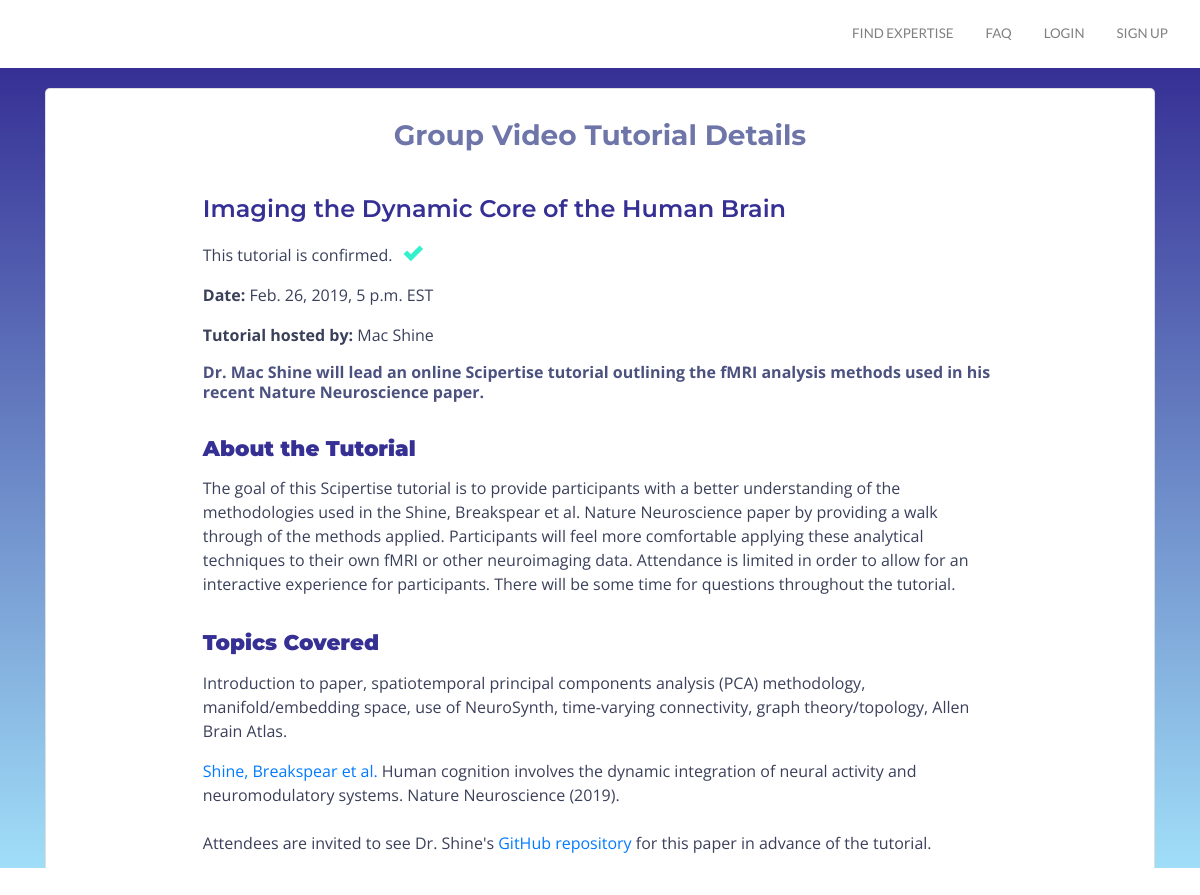
The page /booking/68/ on the database its author committed.
### booking/models.py (models this page shows, shortened)
class Booking(models.Model):
    user = models.ForeignKey(CustomUser, null=True, default='', on_delete=models.CASCADE)
    expert = models.ForeignKey(CustomUser, null=True, default='',on_delete=models.CASCADE, related_name='bookings')
    title = models.CharField(max_length=200, default='e.g. Advice on statistics', null=True)
    start_time = models.DateTimeField('Start time', null=True)
    end_time = models.DateTimeField('End time', null=True)
    notes = models.TextField('Notes', blank=True, null=True)
    is_confirmed = models.BooleanField(blank=True, default=False)
    is_tutorial = models.BooleanField(blank=True, default=False)
    description = models.TextField('Description', blank=True, null=True)
    class Meta:
        verbose_name = 'Booking'
        verbose_name_plural = 'Bookings'

### users/models.py (models this page shows)
class CustomUser(AbstractUser):
    objects = CustomUserManager()
    position = models.CharField(max_length =10000, null=True, default='', blank=True)
    bio = models.CharField(max_length =10000, null=True, default='', blank=True)
    skills = TaggableManager(help_text="A comma-separated list of tags.")
    image = models.ImageField(upload_to="profile_image", blank=True)
    website = models.CharField(max_length=10000, null=True, default='', blank=True)
    skill_area1_title = models.CharField(max_length =10000, null=True, default='', blank=True)
    skill_area1 = models.CharField(max_length =10000, null=True, default='', blank=True)
    skill_area2_title = models.CharField(max_length =10000, null=True, default='', blank=True)
    skill_area2 = models.CharField(max_length =10000, null=True, default='', blank=True)
    skill_area3_title = models.CharField(max_length =10000, null=True, default='', blank=True)
    skill_area3 = models.CharField(max_length =10000, null=True, default='', blank=True)
    skill_area4_title = models.CharField(max_length =10000, null=True, default='', blank=True)
    skill_area4 = models.CharField(max_length =10000, null=True, default='', blank=True)
    skill_area5_title = models.CharField(max_length =10000, null=True, default='', blank=True)
    skill_area5 = models.CharField(max_length =10000, null=True, default='', blank=True)
    software_hardware = models.CharField(max_length =10000, null=True, default='', blank=True)
    software_hardware_intermediate = models.CharField(max_length =10000, null=True, default='', blank=True)
    availability = models.CharField(max_length=10000, null=True, default='', blank=True)
    rate = models.CharField(max_length= 10000, null=True, default='', blank=True)
    expert = models.BooleanField(blank=True, default=False)
    gives_tutorials = models.BooleanField(blank=True, default=False)
    tutorial_area = models.CharField(max_length =10000, null=True, default='', blank=True)
    wants_expert = models.BooleanField(blank=True, default=False)
    needs_help_with = models.CharField(max_length =10000, null=True, default='', blank=True)
    profile_under_review = models.BooleanField(blank=True, default=False)
    profile_approved = models.BooleanField(blank=True, default=False)

### booking/views.py (the view)
# urls.py: path('booking/<int:pk>/', views.BookingDetailView.as_view(), name="booking_detail"),
class BookingDetailView(DetailView):
    model = Booking
    template = 'templates/booking_detail.html'

### booking/templates/booking/booking_detail.html (shortened to what this page needs)
{% extends 'layout.html' %}
{% load static %}
{% block content %}
<div class="container-fluid booking">
    <div class="container" id="booking_content">
        <div class="container card">
            <div class="container text_container_card">
        {% if booking.is_tutorial %}
<h3 class="booking_form_text">Group Video Tutorial Details</h3><br>
        {% else %}
   <h3 class="booking_form_text">Booking details</h3>
            {% endif %}
        <div class="container"><h4 class="tutorial_title">{{ booking.title }}&nbsp&nbsp</h4></div>
     {% if booking.is_tutorial %}
          <div class="container confirmed">
        {% if booking.is_confirmed %}
      <p class="confirmed">This tutorial is confirmed.&nbsp&nbsp</p><img class="check" src="/static/css/check.svg">
        {% else %}
        <p class="confirmed">This tutorial has not yet been confirmed by the requested expert. You will receive an email upon confirmation.&nbsp&nbsp<img class="x" src="/static/css/warning.svg"></p>
        {% endif %}
            </div>
            {% endif %}
        <div class="container">
        <p><strong>Date:</strong> {{ booking.start_time }} EST</p>
        {% if booking.is_tutorial %}
        <p><strong>Tutorial hosted by:</strong> {{ booking.expert.first_name }}&nbsp{{ booking.expert.last_name }}</p>
            {% else %}
        <p>Scipertise expert/mentor: {{ booking.expert.first_name }}&nbsp{{ booking.expert.last_name }}</p>
            {% endif %}
        {% if booking.is_tutorial %}
            <h4 class="text_title">{{ booking.description }}</h4><br>
                {% if booking.title == 'Imaging the Dynamic Core of the Human Brain' %}
            <h4 class="bio_title"><strong>About the Tutorial</strong></h4>
           <p class="profile_text">The goal of this Scipertise tutorial is to provide participants with a better understanding of the methodologies used in the Shine, Breakspear et al. Nature Neuroscience paper by providing a walk through of the methods applied. Participants will feel more comfortable applying these analytical techniques to their own fMRI or other neuroimaging data. Attendance is limited in order to allow for an interactive experience for participants. There will be some time for questions throughout the tutorial.</p> <br>
                 <h4 class="bio_title"><strong>Topics Covered</strong></h4>
            <p>Introduction to paper, spatiotemporal principal components analysis (PCA) methodology, manifold/embedding space, use of NeuroSynth, time-varying connectivity, graph theory/topology, Allen Brain Atlas. </p>
            <p class="profile_text"><a href="https://www.nature.com/articles/s41593-018-0312-0">Shine, Breakspear et al.</a> Human cognition involves the dynamic integration of neural activity and neuromodulatory systems. Nature Neuroscience (2019).</p><br>
<p>Attendees are invited to see Dr. Shine's <a href="https://github.com/macshine/state_space/">GitHub repository </a>for this paper in advance of the tutorial.</p>
            {% endif %}
        {% endif %}
    </div>
    </div>
    </div>
    </div>
</div>
{% endblock %}

### static/css/layout.css (style rules this page uses)
a { color: #6e75a8; text-decoration: none; }
p { color:#3a405a; }
body { background-image: url(scipertise_background_dark.jpg); background-size: cover; background-repeat:no-repeat; }
div.container.card { display: flex; padding: 20px; border-radius: 5px; margin: 20px auto; }
p.profile_text { font-size: 12pt; font-family: 'Open Sans', sans-serif; margin: 10px 0px 0px 0px; }
h4.bio_title { font-family: 'Montserrat', sans-serif; font-weight: 600; font-size: 16pt; margin: 10px 0px 15px 0px; color: #363095; }
h4.tutorial_title { font-family: 'Montserrat', sans-serif; font-weight: 600; font-size: 18pt; margin: 10px 0px 15px 0px; color: #363095; }
h4.text_title { font-size: 12pt; font-family: 'Open Sans', sans-serif; margin: 10px 0px 0px 0px; font-weight: bolder; }
div.container.confirmed { display: flex; flex-direction: row; align-content: flex-start; }
p.confirmed { padding-top: 5px; }
img.check { filter: invert(79%) sepia(69%) saturate(446%) hue-rotate(102deg) brightness(95%) contrast(98%); height: 25px; width: 25px; padding-top: 5px; }
div.container-fluid.booking { background-color:#363095; background-image: linear-gradient(to bottom, #363095, #a0def8); height: 100%; margin: 0 auto; overflow-y:scroll; color: #3a405a; }
div.container.text_container_card { margin: 10px auto; width: 80%; }
h3.booking_form_text { color: #6e75a8; font-family: 'Montserrat', sans-serif; font-weight: 700; text-align: center; }
div#booking_content.container { font-family: 'Open Sans', sans-serif; color: #4C5280; }
a { color: #6e75a8; }

### rows shown on the page
Booking: title "Imaging the Dynamic Core of the Human Brain", start_time "Feb. 26, 2019, 5 p.m.", expert.first_name "Mac", expert.last_name "Shine", description "Dr. Mac Shine will lead an online Scipertise tutorial outlining the fMRI analysis methods used in his recent Nature Neuroscience paper."
